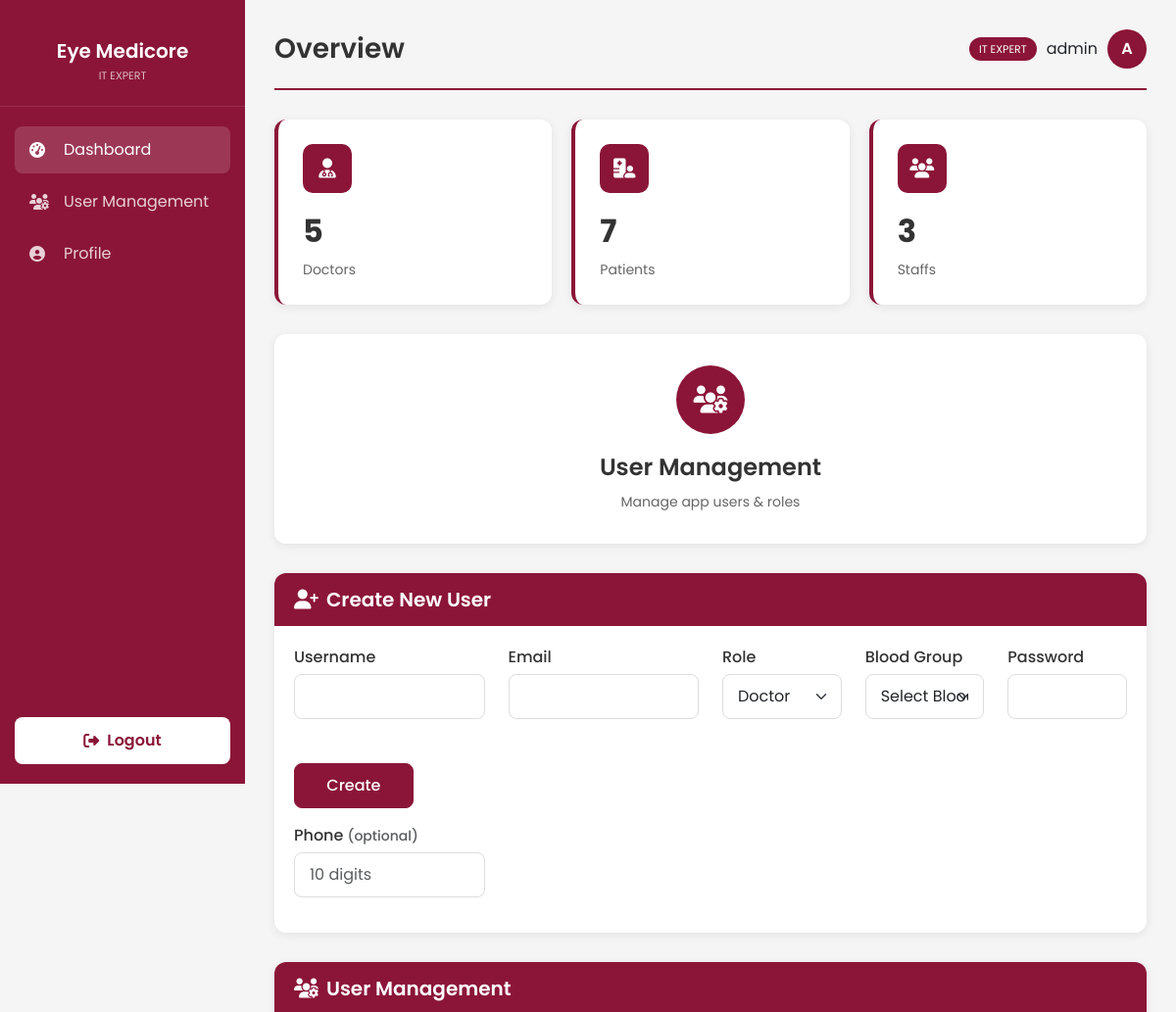
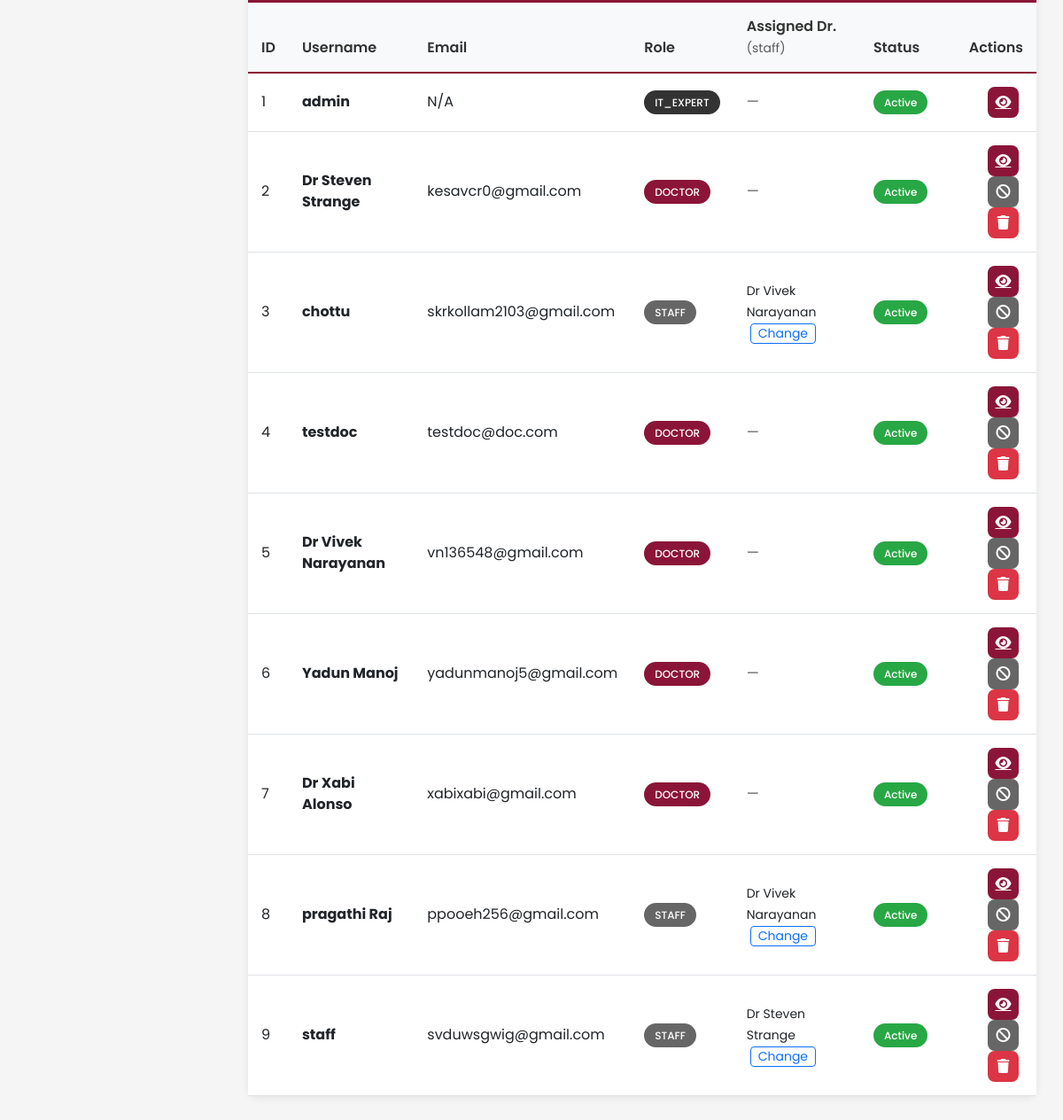
/admin/dashboard (signed in), run on an earlier commit of the app's database (2 pictures, top to bottom).
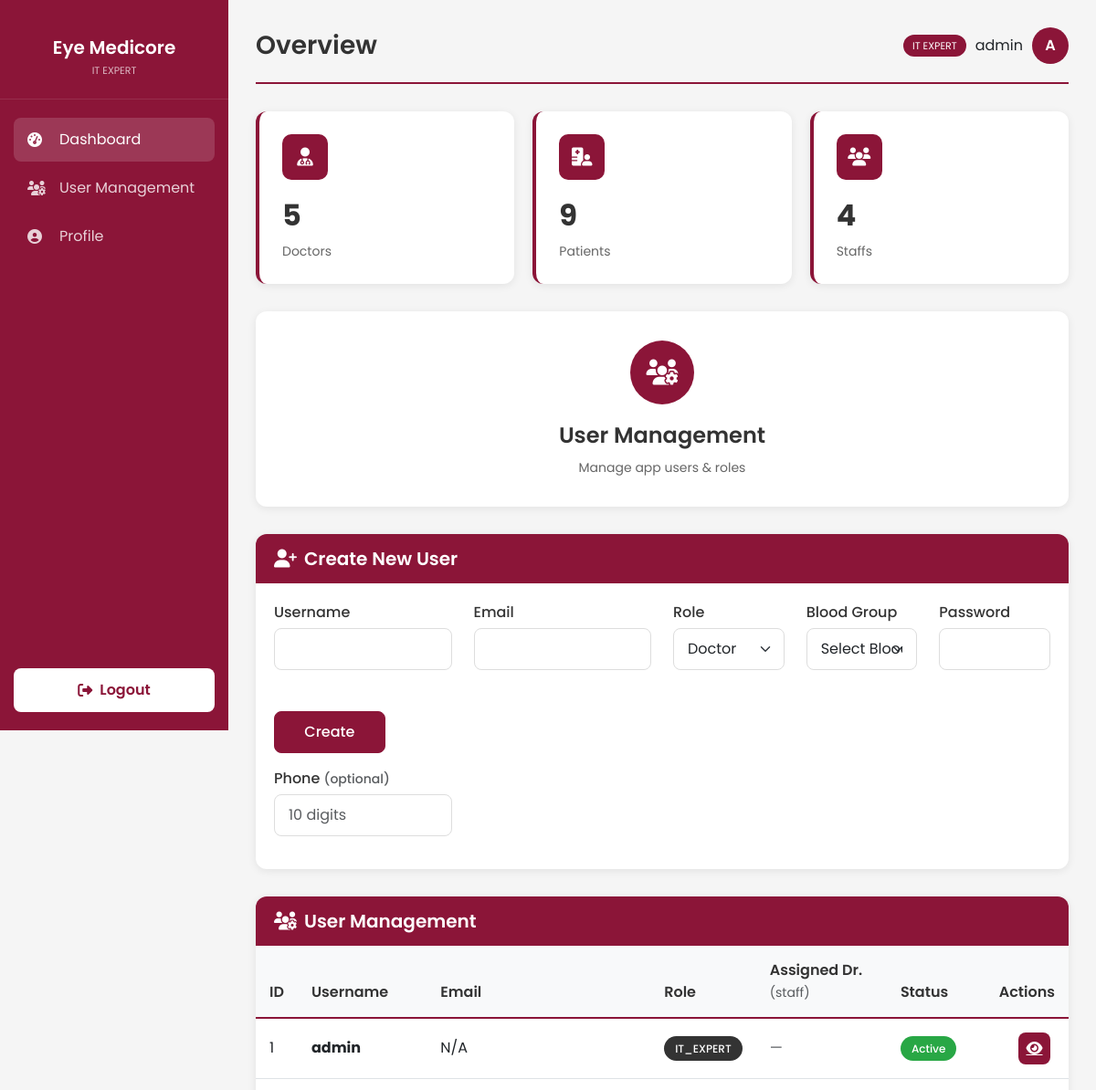
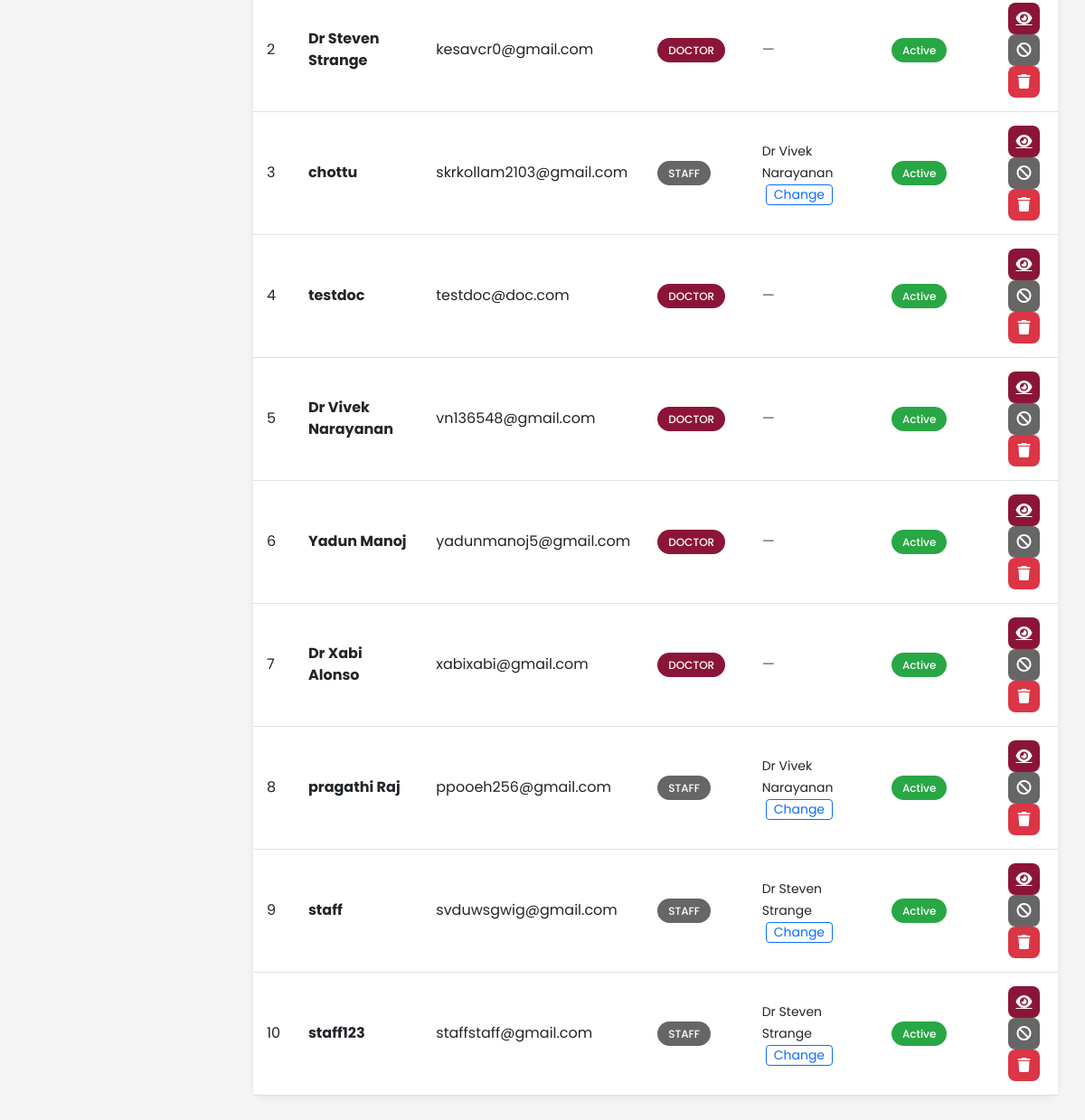
And on a later commit of the database (2 pictures, top to bottom).
### models.py (models this page shows, shortened)
class User(UserMixin, db.Model):
    id = db.Column(db.Integer, primary_key=True)
    username = db.Column(db.String(100), unique=True, nullable=False)
    password_hash = db.Column(db.String(200), nullable=False)
    role = db.Column(db.String(20), nullable=False, default='staff') # it_expert, doctor, staff
    blood_group = db.Column(db.String(5), nullable=False)
    email = db.Column(db.String(120), unique=True)
    phone_number = db.Column(db.String(20), unique=True)
    account_status = db.Column(db.String(20), default='Active')
    created_at = db.Column(db.DateTime, default=get_local_time)
    last_login = db.Column(db.DateTime)
    otp_secret = db.Column(db.String(6))
    otp_expiry = db.Column(db.DateTime)
    doctor_id = db.Column(db.Integer, db.ForeignKey('user.id'), nullable=True)
    doctor = db.relationship('User', remote_side=[id], backref='staff_members')

### app.py (the view)
@app.route('/admin/dashboard')
@login_required
@role_required('it_expert')
def admin_dashboard():
    users = User.query.all()
    doctors = User.query.filter_by(role='doctor').order_by(User.username).all()
    doctor_count = User.query.filter_by(role='doctor').count()
    staff_count = User.query.filter_by(role='staff').count()
    patient_count = Patient.query.count()
    appointment_count = Appointment.query.count()
    return render_template('unified_dashboard.html',
                           users=users,
                           doctors=doctors,
                           doctor_count=doctor_count,
                           staff_count=staff_count,
                           patient_count=patient_count,
                           appointment_count=appointment_count)

### app.py (called while the page is built)
@login_manager.user_loader
def load_user(user_id):
    return User.query.get(int(user_id))

def role_required(role):
    def decorator(f):
        @wraps(f)
        def decorated_function(*args, **kwargs):
            if not current_user.is_authenticated or current_user.role != role:
                flash('You do not have permission to access this page.', 'danger')
                return redirect(url_for('index'))
            return f(*args, **kwargs)
        return decorated_function
    return decorator

### templates/unified_dashboard.html (shortened to what the changed rows need)
{% extends "base_dashboard.html" %}
{% block page_title %}Overview{% endblock %}
{% block content %}
<div class="stats-row">
    <a href="{% if current_user.role == 'it_expert' %}/doctors{% elif current_user.role == 'doctor' %}/staff{% else %}javascript:void(0){% endif %}"
        class="stat-card-link">
        <div class="stat-card">
            <div class="stat-icon"><i class="fas fa-user-md"></i></div>
            <div class="stat-value">{{ doctor_count if current_user.role == 'it_expert' else staff_count }}</div>
            <div class="stat-label">{% if current_user.role == 'it_expert' %}Doctors{% else %}Staff Members{% endif %}
            </div>
        </div>
    </a>
    <a href="/patients" class="stat-card-link">
        <div class="stat-card">
            <div class="stat-icon"><i class="fas fa-hospital-user"></i></div>
            <div class="stat-value">{{ patient_count }}</div>
            <div class="stat-label">Patients</div>
        </div>
    </a>
    <a href="{% if current_user.role == 'it_expert' %}/staff{% else %}/appointments{% endif %}" class="stat-card-link">
        <div class="stat-card">
            <div class="stat-icon"><i
                    class="fas {% if current_user.role == 'it_expert' %}fa-users{% else %}fa-calendar-check{% endif %}"></i>
            </div>
            <div class="stat-value">{{ staff_count if current_user.role == 'it_expert' else appointment_count }}</div>
            <div class="stat-label">{% if current_user.role == 'it_expert' %}Staffs{% else %}Appointments{% endif %}
            </div>
        </div>
    </a>
</div>
{% if current_user.role == 'it_expert' %}
<div class="card">
    <div class="card-body p-0">
        <div class="table-responsive">
            <table class="table">
                <thead>
                    <tr>
                        <th>ID</th>
                        <th>Username</th>
                        <th>Email</th>
                        <th>Role</th>
                        <th>Assigned Dr. <span class="text-muted fw-normal small">(staff)</span></th>
                        <th>Status</th>
                        <th class="text-end">Actions</th>
                    </tr>
                </thead>
                <tbody>
                    {% for user in users %}
                    <tr>
                        <td>{{ user.id }}</td>
                        <td><strong>{{ user.username }}</strong></td>
                        <td>{{ user.email if user.email else 'N/A' }}</td>
                        <td>
                            <span
                                class="badge-role badge-{{ 'doctor' if user.role == 'doctor' else 'staff' if user.role == 'staff' else 'admin' }}">
                                {{ user.role|upper }}
                            </span>
                        </td>
                        <td>
                            {% if user.role == 'staff' %}
                            <span class="small">{{ user.doctor.username if user.doctor else 'None' }}</span>
                            <a href="/admin/edit_user/{{ user.id }}" class="btn btn-sm btn-outline-primary ms-1 py-0 px-2" title="Switch which doctor this staff member works under">Change</a>
                            {% else %}
                            <span class="text-muted">—</span>
                            {% endif %}
                        </td>
                        <td>
                            <span
                                class="badge-role badge-{{ 'active' if user.account_status == 'Active' else 'inactive' }}">
                                {{ user.account_status if user.account_status else 'Active' }}
                            </span>
                        </td>
                        <td class="text-end">
                            <a href="/admin/view_user/{{ user.id }}" class="btn-action btn-view" title="View profile">
                                <i class="fas fa-eye"></i>
                            </a>
                            {% if user.id != current_user.id %}
                            <form action="/admin/toggle_status/{{ user.id }}" method="POST" style="display:inline;">
                                <button type="submit" class="btn-action btn-toggle" title="Toggle Status">
                                    <i class="fas fa-{{ 'ban' if user.account_status == 'Active' else 'check' }}"></i>
                                </button>
                            </form>
                            <form action="/admin/delete_user/{{ user.id }}" method="POST" style="display:inline;"
                                data-confirm="Are you sure you want to delete this user?">
                                <button type="submit" class="btn-action btn-delete" title="Delete">
                                    <i class="fas fa-trash"></i>
                                </button>
                            </form>
                            {% endif %}
                        </td>
                    </tr>
                    {% endfor %}
                </tbody>
            </table>
        </div>
    </div>
</div>
{% endif %}
{% endblock %}

### templates/base_dashboard.html (shortened to what this page needs)
<!DOCTYPE html>
<html lang="en">
<head>
    <link href="https://cdnjs.cloudflare.com/ajax/libs/font-awesome/6.4.0/css/all.min.css" rel="stylesheet">
    <link href="https://cdn.jsdelivr.net/npm/bootstrap@5.3.0/dist/css/bootstrap.min.css" rel="stylesheet">
</head>
<body>
    <div class="sidebar">
        <div class="sidebar-brand">
            <h2>Eye Medicore</h2>
            <small>{{ current_user.role|replace('_', ' ')|title }}</small>
        </div>
        <ul class="sidebar-menu">
            <li><a href="{% if current_user.role == 'it_expert' %}/admin/dashboard{% else %}/dashboard{% endif %}"
                    class="active"><i class="fas fa-tachometer-alt"></i> Dashboard</a></li>
            {% if current_user.role == 'it_expert' %}
            <li><a href="/admin/dashboard#user-management"><i class="fas fa-users-cog"></i> User Management</a></li>
            {% endif %}
            <li><a href="/profile"><i class="fas fa-user-circle"></i> Profile</a></li>
        </ul>
        <div class="sidebar-footer">
            <a href="/logout" class="logout-btn" data-confirm="Are you sure you want to logout?">
                <i class="fas fa-sign-out-alt"></i> Logout
            </a>
        </div>
    </div>
    <div class="main-content">
        <div class="page-header">
            <h1>{% block page_title %}Dashboard{% endblock %}</h1>
            <div class="user-info">
                <span class="role-badge">{{ current_user.role|replace('_', ' ') }}</span>
                <span>{{ current_user.username }}</span>
                <div class="avatar">{{ current_user.username[0]|upper }}</div>
            </div>
        </div>
        {% block content %}{% endblock %}
    </div>
</body>
</html>

What changed in the data, as far as the page shows it:
changed User "admin": role "3" → "4"
added User: id "10", username "staff123", email "staffstaff@gmail.com", role "STAFF", doctor "Dr Steven Strange", account_status "Active"
Also different on the page:
{{ patient_count }}: "7" → "9"
